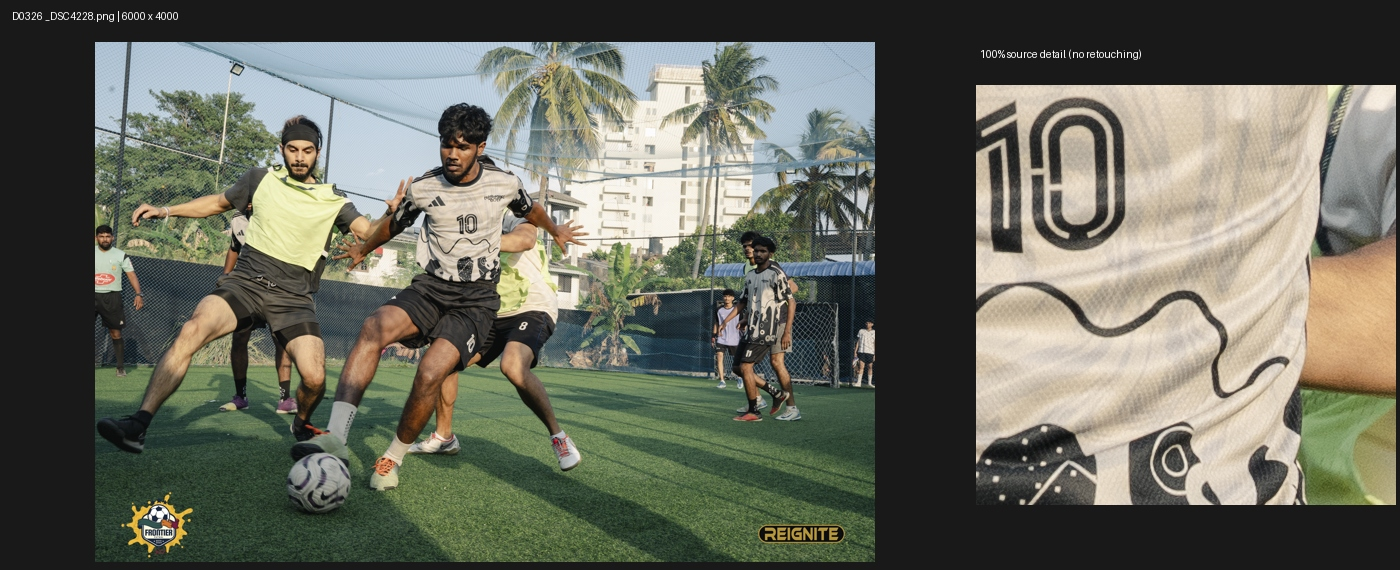
#> input picture docs/photo-review-2026-10-13/quality/D0326.jpg, 1400 x 570 px, given in place of DSC_2761.JPG, which was not available
$ python final_local_checks.py
#> lines starting #> are read from the running program, lines starting #| are printed output that depends on the picture; pictures that were not available may be replaced by others from this repository, and a replacement may not be noted
### docs/photo-review-2026-10-13/review.py
import argparse, concurrent.futures, hashlib, json, re, time
from pathlib import Path
from PIL import Image, ImageOps, ImageDraw
import requests

ROOT = Path(__file__).resolve().parent
THUMBS = ROOT / 'thumbs'
SHEETS = ROOT / 'sheets'
for p in (THUMBS, SHEETS): p.mkdir(parents=True, exist_ok=True)

def save(data, name):
    (ROOT / name).write_text(json.dumps(data, indent=2), encoding='utf-8')

# [96 lines left out: functions sheet, local, drive, current, not called in this run]

# [3 lines that do not run on import are left out]

### docs/photo-review-2026-10-13/final_local_checks.py
import json
from pathlib import Path
from PIL import Image,ImageOps,ImageDraw
from review import ROOT
allitems=json.loads((ROOT/'local-inventory.json').read_text())['items']
#> (reads docs/photo-review-2026-10-13/local-inventory.json from the repository)
keys=['L1542','L1567','L1574','L1184','L1181','L1155','L1156','L1148','L1231','L1225','L1213','L1501','L1514']
items=[x for x in allitems if x['key'] in keys]
for item in items:
    with Image.open(item['path']) as im:
#> im is the input picture: PIL image 1400x570 RGB; mean R, G, B 104.7, 106.3, 94.2
        im=ImageOps.exif_transpose(im).convert('RGB')
        ImageOps.contain(im,(1800,1800)).save(ROOT/'full-previews'/f"{item['key']}.jpg",quality=96)
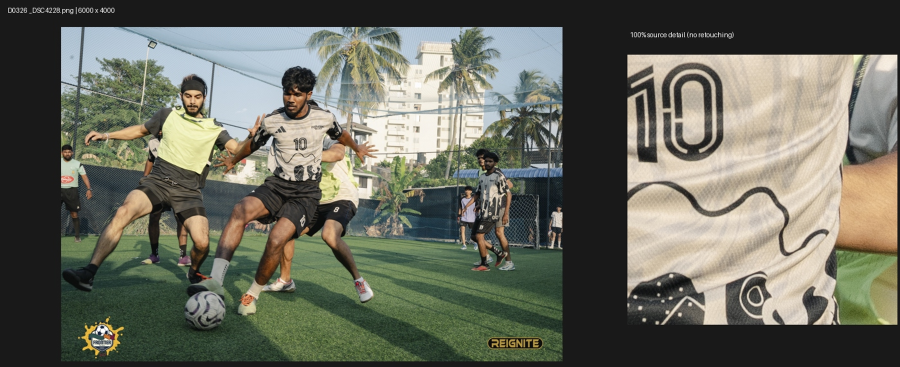
#> saved as L1148.jpg: PIL image 1800x733 RGB (shown at 1/2 size); mean R, G, B 104.7, 106.3, 94.2
        panel=Image.new('RGB',(1400,570),'#191919');d=ImageDraw.Draw(panel)
#> after `panel = Image.new('RGB', (1400, 570), '#191919')`: panel: PIL image 1400x570 RGB; every value is 25
        d.text((10,10),f"{item['key']} {item['name']} {im.width} x {im.height}",fill='white')
        p=ImageOps.contain(im,(950,520));panel.paste(p,(10,40))
#> after `panel.paste(p, (10, 40))`:
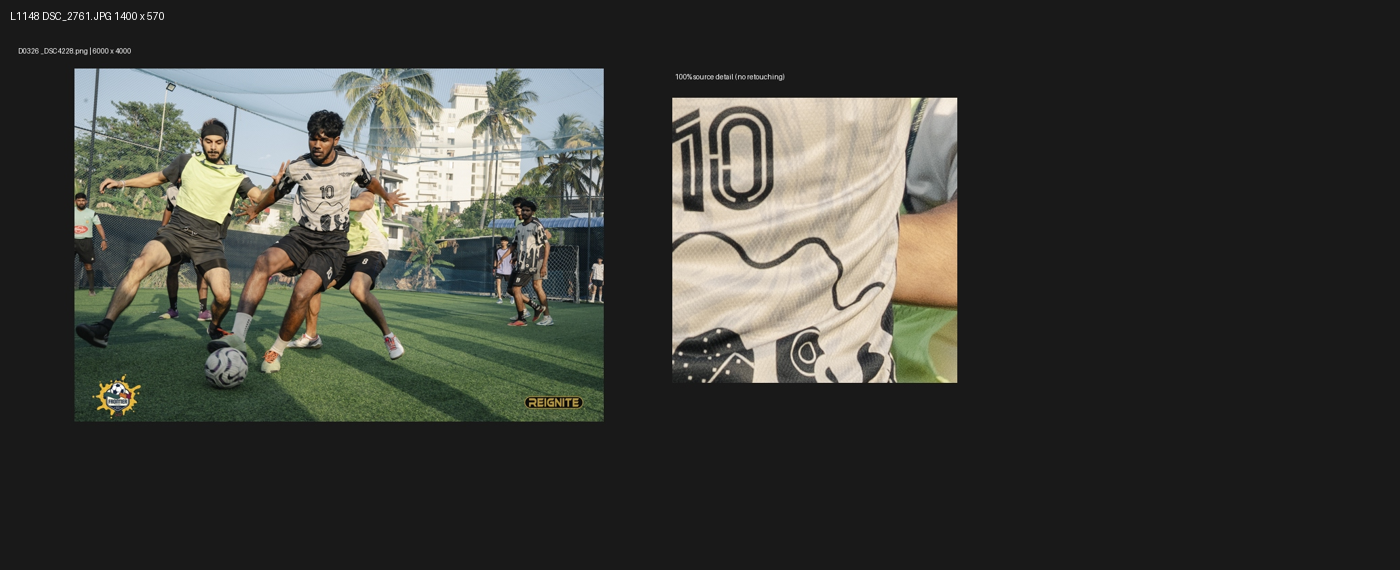
#> panel: PIL image 1400x570 RGB; mean R, G, B 61.8, 62.6, 57
        # centre action detail, actual source pixels
        cx=int(im.width*.52);cy=int(im.height*.42)
#> after `cx = int(im.width * 0.52)`: cx = 728
#> after `cy = int(im.height * 0.42)`: cy = 239
        panel.paste(im.crop((cx-210,cy-210,cx+210,cy+210)),(976,85))
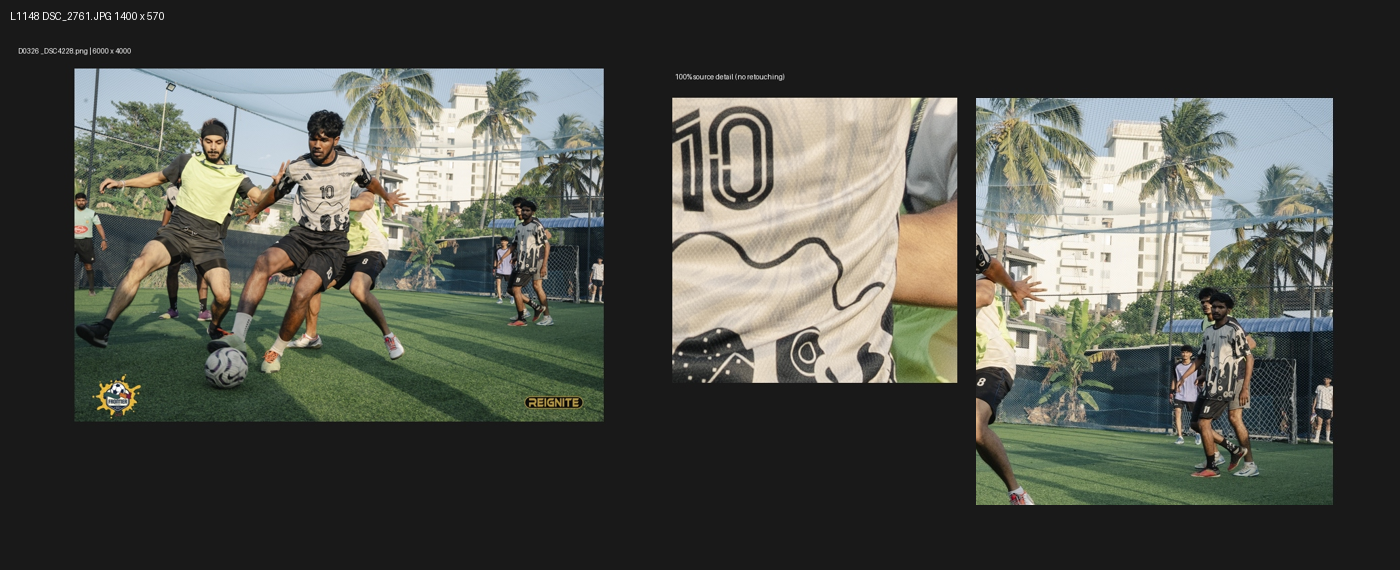
#> panel: PIL image 1400x570 RGB; mean R, G, B 80.5, 82.6, 75
        panel.save(ROOT/'quality'/f"{item['key']}.jpg",quality=98)
#> pass 2 of the loop `for item in items:`:
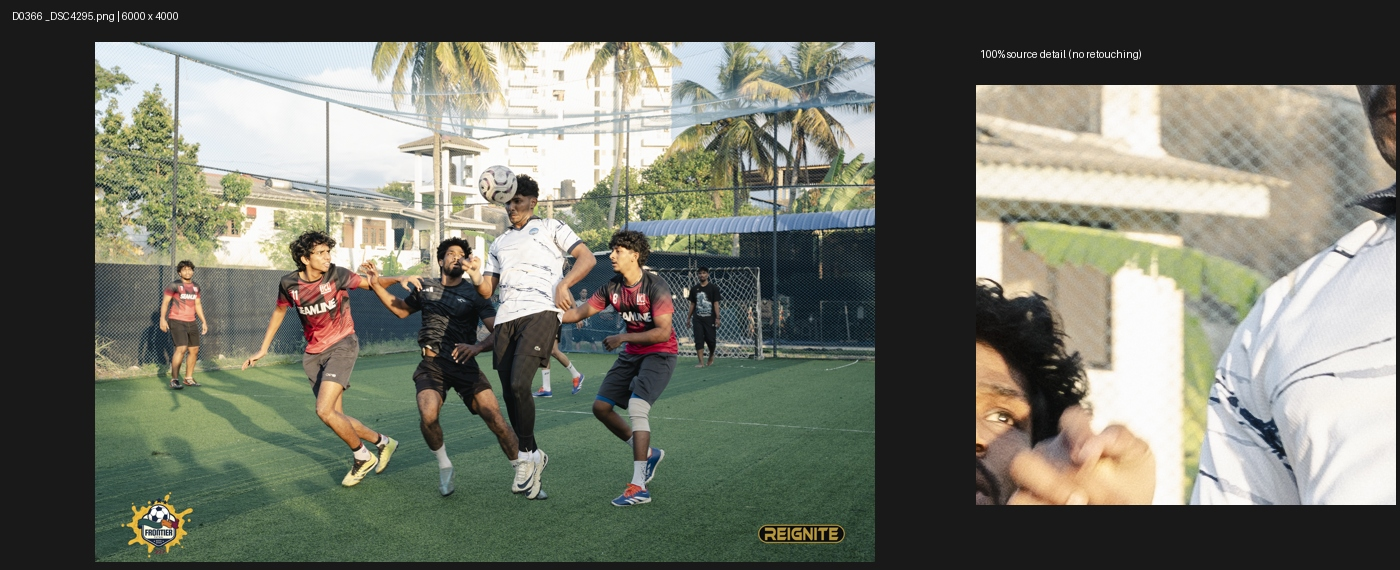
#> input picture docs/photo-review-2026-10-13/quality/D0366.jpg, 1400 x 570 px, given in place of DSC_2768.JPG, which was not available
#> im is the input picture: PIL image 1400x570 RGB; mean R, G, B 114.8, 117.2, 105.4
#> `panel.paste(p, (10, 40))`:
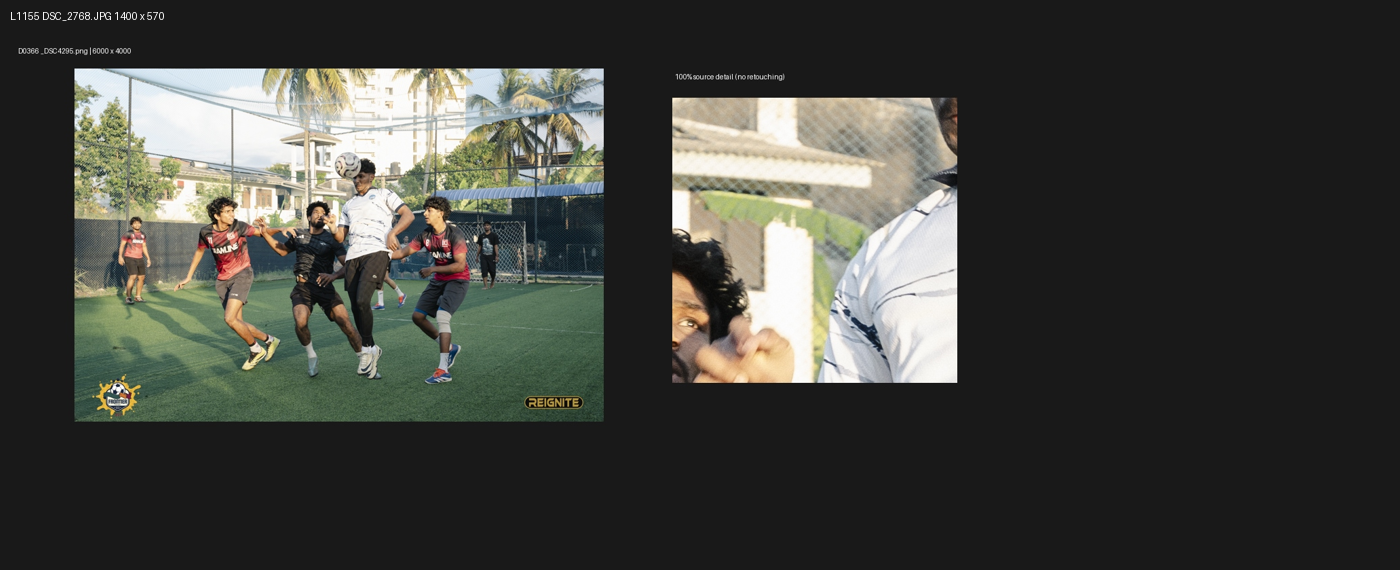
#> panel: PIL image 1400x570 RGB; mean R, G, B 66.5, 67.6, 62.2
#> `panel.paste(im.crop((cx-210,cy-210,cx+210,cy+210)),(976,85))`:
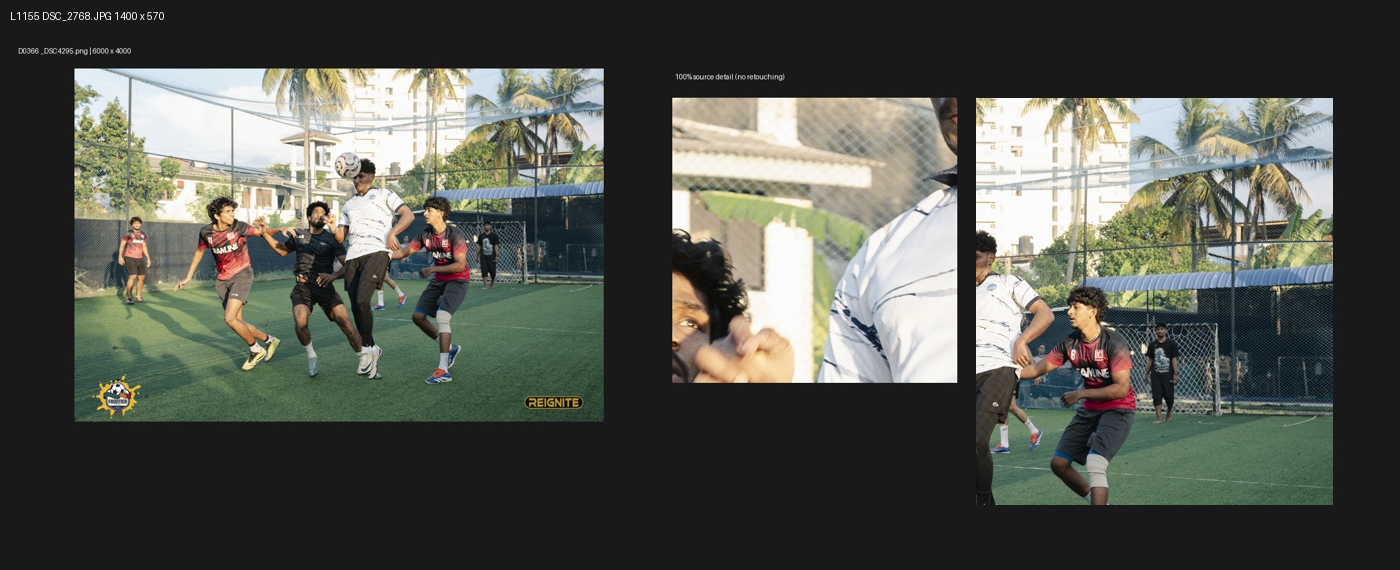
#> panel: PIL image 1400x570 RGB; mean R, G, B 84.6, 86.9, 79.5
#> (the run stopped early here; a loop or call above may not have finished)
